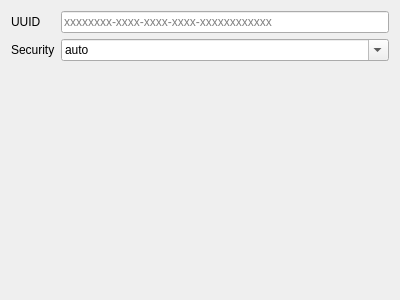
<?xml version="1.0" encoding="UTF-8"?>
<ui version="4.0">
 <class>vmessOutEditor</class>
 <widget class="QWidget" name="vmessOutEditor">
  <property name="geometry">
   <rect>
    <x>0</x>
    <y>0</y>
    <width>400</width>
    <height>300</height>
   </rect>
  </property>
  <property name="windowTitle">
   <string>Form</string>
  </property>
  <layout class="QFormLayout" name="formLayout">
   <item row="0" column="0">
    <widget class="QLabel" name="idLabel">
     <property name="text">
      <string>UUID</string>
     </property>
    </widget>
   </item>
   <item row="0" column="1">
    <widget class="QLineEdit" name="idLineEdit">
     <property name="text">
      <string/>
     </property>
     <property name="maxLength">
      <number>36</number>
     </property>
     <property name="placeholderText">
      <string notr="true">xxxxxxxx-xxxx-xxxx-xxxx-xxxxxxxxxxxx</string>
     </property>
    </widget>
   </item>
   <item row="1" column="0">
    <widget class="QLabel" name="securityLabel">
     <property name="text">
      <string>Security</string>
     </property>
    </widget>
   </item>
   <item row="1" column="1">
    <widget class="QComboBox" name="securityCombo">
     <property name="sizePolicy">
      <sizepolicy hsizetype="Preferred" vsizetype="Fixed">
       <horstretch>0</horstretch>
       <verstretch>0</verstretch>
      </sizepolicy>
     </property>
     <property name="editable">
      <bool>true</bool>
     </property>
     <item>
      <property name="text">
       <string notr="true">auto</string>
      </property>
     </item>
     <item>
      <property name="text">
       <string notr="true">aes-128-gcm</string>
      </property>
     </item>
     <item>
      <property name="text">
       <string notr="true">chacha20-poly1305</string>
      </property>
     </item>
     <item>
      <property name="text">
       <string notr="true">none</string>
      </property>
     </item>
    </widget>
   </item>
  </layout>
 </widget>
 <resources/>
 <connections/>
</ui>
